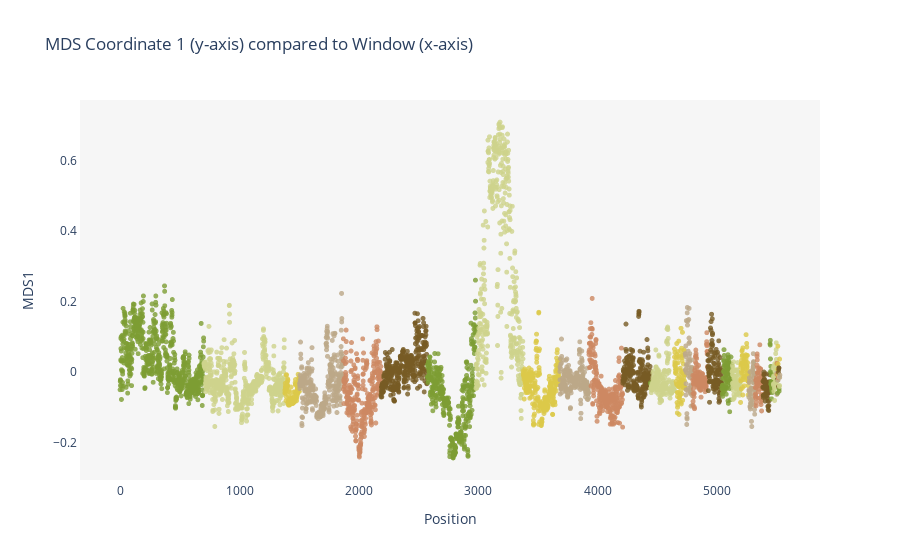

The code cell stored with this chart in its notebook:
### Code cell
fig = px.scatter(y=mds.samples["PC1"], 
                 title="MDS Coordinate 1 (y-axis) compared to Window (x-axis)", 
                 color=chrs, 
                 labels=chrs,
                 color_discrete_sequence=kakapo_colors)

fig.update_traces(marker=dict(size=5, opacity=0.8))
fig.update_layout(showlegend=False)
fig.update_layout(xaxis=dict(showgrid=False, zeroline=False, showline=True, title="Position"))
fig.update_layout(yaxis=dict(showgrid=False, zeroline=False, showline=True, title="MDS1"))
fig.update_layout(paper_bgcolor="white")
fig.update_layout(plot_bgcolor="#f6f6f6")
fig.write_image("mds_coord1.svg")
fig
